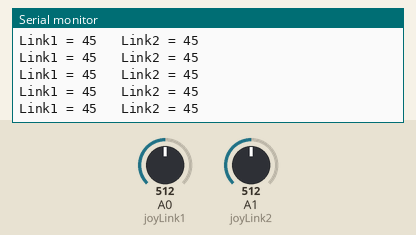
Recording of a sketch running on a simulated Arduino Uno, built with avr-gcc and run on an emulated ATmega328P. Shown: the last lines printed to the serial monitor. The inputs (shaded band) are chosen by the test bench; at power-on: A0 (joyLink1) = 512, A1 (joyLink2) = 512.

Above: at 7.2 s.
7.3 s: A0 (joyLink1) set to 528
10.3 s: A0 (joyLink1) set to 496
At 10.9 s:
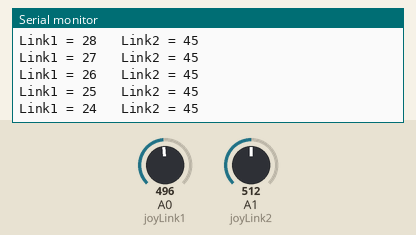
13.3 s: A1 (joyLink2) set to 603
At 13.9 s:
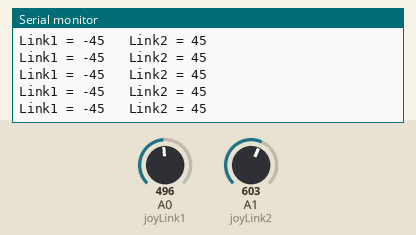
14.8 s: A1 (joyLink2) set to 626
At 15.8 s:
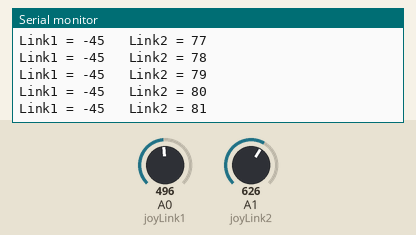
Timing chart, 0 to 17.8 s (numbered marks = the images above; inputs shaded):
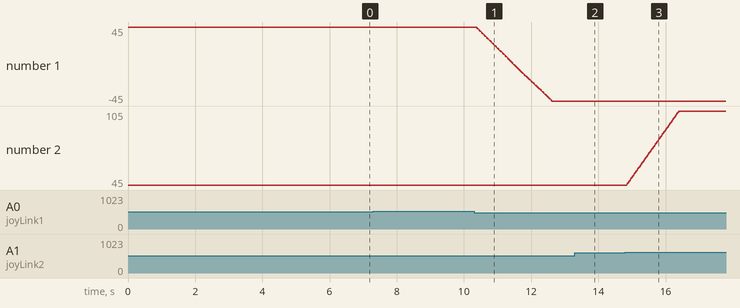

The sketch:

Joystick_X_Y.ino
```cpp
const int joyLink1 = A0;
const int joyLink2 = A1;

int angLink1 = 0;
int angLink2 = 0;
int target1 = 45;
int target2 = 45;

void setup()
{
  Serial.begin(9600);
}

void loop() {
  angLink1 = analogRead(joyLink1);
  angLink2 = analogRead(joyLink2);
  angLink1 = map(angLink1, 0, 1023,-5, 5);
  angLink2 = map(angLink2, 0, 1023, -5, 5);

  target1+=angLink1;
  target2+=angLink2;
  if(target1>=135)
  {
    target1=135;
  }
  if(target1<=-45)
  {
    target1=-45;
  }

  if(target2>=105)
  {
    target2=105;
  }
  if(target2<=-105)
  {
    target2=-105;
  }

  Serial.print("Link1 = ");
  Serial.print(target1);
  Serial.print("\t Link2 = ");
  Serial.println(target2);

  // wait 2 milliseconds before the next loop for the analog-to-digital
  // converter to settle after the last reading:
  delay(2);
}
```

Measured:
- after the input at 10.3 s, the serial monitor: prints a new line after 0.08 s (image 1)
- after the input at 14.8 s, the serial monitor: prints a new line after 0.07 s (image 3)
- plotted number 1: 45 → -45 after the input at 10.3 s
- plotted number 2: 45 → 105 after the input at 14.8 s
